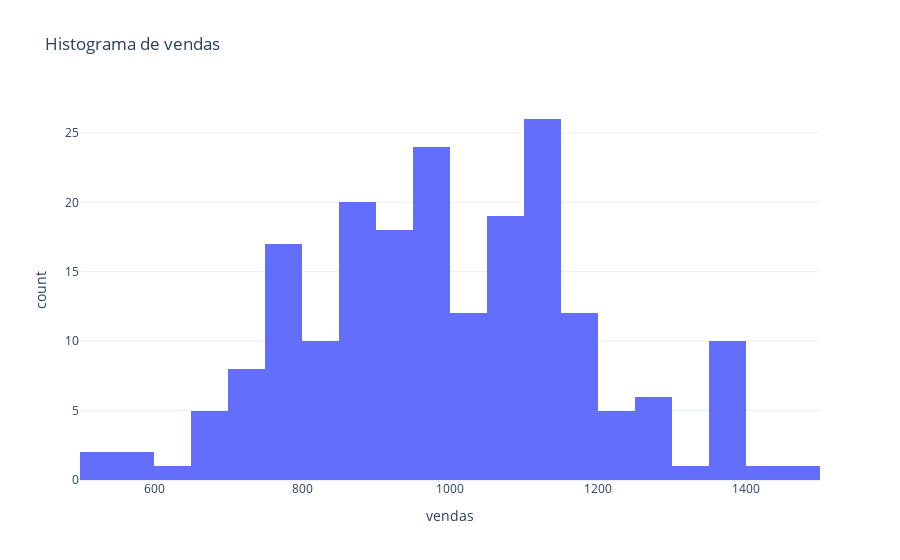

Write notebook code for a chart like this one.
### Markdown cell above
## 2. Gráficos Interativos Básicos

### Code cell
# Inicializar visualizer
viz = DataVisualizer(df_extended)

# Histograma interativo
viz.plot_histogram('vendas', interactive=True, bins=30)

### Figure 1 — Plotly figure (JSON) as saved in the notebook; plotly's stock layout.template omitted (floating-point values rounded to 4 significant figures; data arrays with more than 128 entries replaced by an {"elided": "..."} marker saying what was removed)
{"data": [{"bingroup": "x", "hovertemplate": "vendas=%{x}<br>count=%{y}<extra></extra>", "legendgroup": "", "marker": {"color": "#636efa", "pattern": {"shape": ""}}, "name": "", "nbinsx": 30, "orientation": "v", "showlegend": false, "type": "histogram", "x": {"elided": "200 float values"}, "xaxis": "x", "yaxis": "y"}], "layout": {"barmode": "relative", "legend": {"tracegroupgap": 0}, "title": {"text": "Histograma de vendas"}, "xaxis": {"anchor": "y", "domain": [0, 1], "title": {"text": "vendas"}}, "yaxis": {"anchor": "x", "domain": [0, 1], "title": {"text": "count"}}}}
